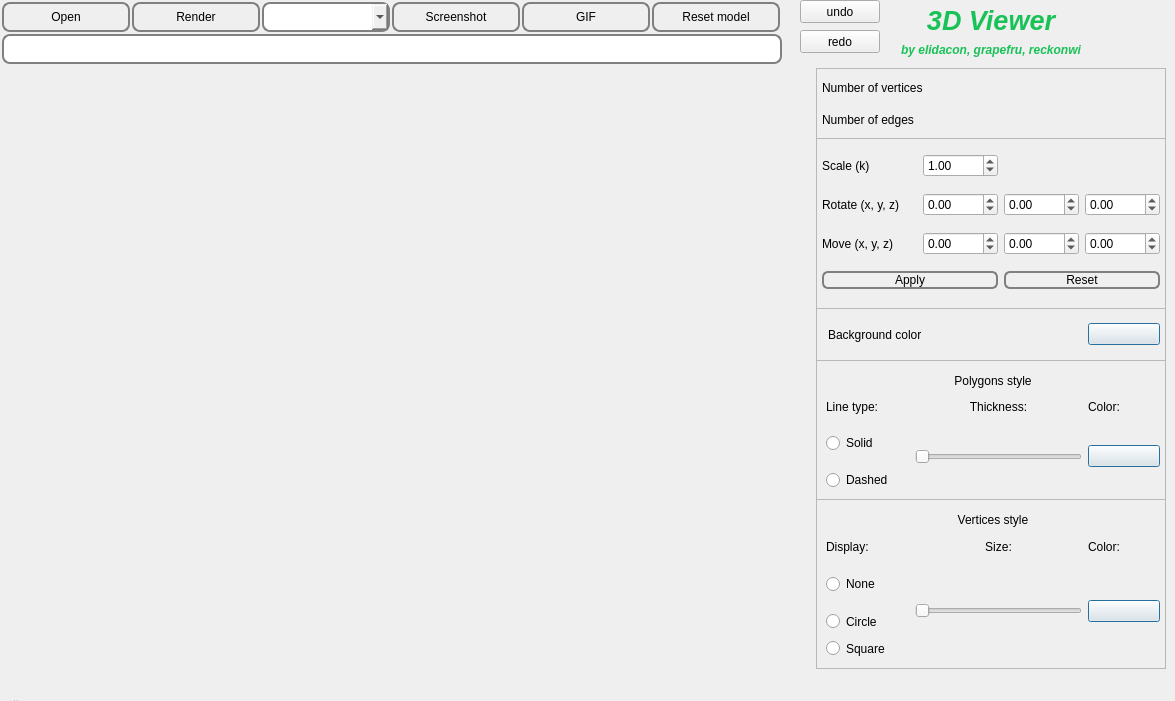
<?xml version="1.0" encoding="UTF-8"?>
<ui version="4.0">
 <class>MainWindow</class>
 <widget class="QMainWindow" name="MainWindow">
  <property name="geometry">
   <rect>
    <x>0</x>
    <y>0</y>
    <width>1175</width>
    <height>701</height>
   </rect>
  </property>
  <property name="minimumSize">
   <size>
    <width>1175</width>
    <height>701</height>
   </size>
  </property>
  <property name="maximumSize">
   <size>
    <width>1175</width>
    <height>701</height>
   </size>
  </property>
  <property name="windowTitle">
   <string>3D_Viewer</string>
  </property>
  <widget class="QWidget" name="centralwidget">
   <widget class="QPushButton" name="openFile">
    <property name="geometry">
     <rect>
      <x>2</x>
      <y>2</y>
      <width>128</width>
      <height>30</height>
     </rect>
    </property>
    <property name="styleSheet">
     <string notr="true">QPushButton {
   border: 2px solid gray;
  border-radius: 8px;
}</string>
    </property>
    <property name="text">
     <string>Open</string>
    </property>
    <property name="default">
     <bool>true</bool>
    </property>
   </widget>
   <widget class="GLWidget" name="openGLWidget" native="true">
    <property name="geometry">
     <rect>
      <x>2</x>
      <y>68</y>
      <width>800</width>
      <height>600</height>
     </rect>
    </property>
    <property name="autoFillBackground">
     <bool>true</bool>
    </property>
   </widget>
   <widget class="QComboBox" name="projectionType">
    <property name="geometry">
     <rect>
      <x>262</x>
      <y>2</y>
      <width>128</width>
      <height>30</height>
     </rect>
    </property>
    <property name="styleSheet">
     <string notr="true">QComboBox{
   border: 2px solid gray;
  border-radius: 8px;
}</string>
    </property>
   </widget>
   <widget class="QPushButton" name="getScreenshot">
    <property name="geometry">
     <rect>
      <x>392</x>
      <y>2</y>
      <width>128</width>
      <height>30</height>
     </rect>
    </property>
    <property name="styleSheet">
     <string notr="true">QPushButton {
   border: 2px solid gray;
  border-radius: 8px;
}</string>
    </property>
    <property name="text">
     <string>Screenshot</string>
    </property>
    <property name="default">
     <bool>true</bool>
    </property>
   </widget>
   <widget class="QPushButton" name="getGIF">
    <property name="geometry">
     <rect>
      <x>522</x>
      <y>2</y>
      <width>128</width>
      <height>30</height>
     </rect>
    </property>
    <property name="styleSheet">
     <string notr="true">QPushButton {
   border: 2px solid gray;
  border-radius: 8px;
}</string>
    </property>
    <property name="text">
     <string>GIF</string>
    </property>
    <property name="default">
     <bool>true</bool>
    </property>
   </widget>
   <widget class="QPushButton" name="reset_model">
    <property name="geometry">
     <rect>
      <x>652</x>
      <y>2</y>
      <width>128</width>
      <height>30</height>
     </rect>
    </property>
    <property name="styleSheet">
     <string notr="true">QPushButton {
   border: 2px solid gray;
  border-radius: 8px;
}</string>
    </property>
    <property name="text">
     <string>Reset model</string>
    </property>
    <property name="default">
     <bool>true</bool>
    </property>
   </widget>
   <widget class="QLineEdit" name="filePath">
    <property name="geometry">
     <rect>
      <x>2</x>
      <y>34</y>
      <width>780</width>
      <height>30</height>
     </rect>
    </property>
    <property name="styleSheet">
     <string notr="true">QLineEdit {
   border: 2px solid gray;
  border-radius: 8px;
}</string>
    </property>
   </widget>
   <widget class="QPushButton" name="renderFile">
    <property name="geometry">
     <rect>
      <x>132</x>
      <y>2</y>
      <width>128</width>
      <height>30</height>
     </rect>
    </property>
    <property name="styleSheet">
     <string notr="true">QPushButton {
   border: 2px solid gray;
  border-radius: 8px;
}</string>
    </property>
    <property name="text">
     <string>Render</string>
    </property>
    <property name="default">
     <bool>true</bool>
    </property>
   </widget>
   <widget class="QFrame" name="frame_2">
    <property name="geometry">
     <rect>
      <x>816</x>
      <y>499</y>
      <width>350</width>
      <height>170</height>
     </rect>
    </property>
    <property name="frameShape">
     <enum>QFrame::StyledPanel</enum>
    </property>
    <property name="frameShadow">
     <enum>QFrame::Raised</enum>
    </property>
    <layout class="QGridLayout" name="gridLayout_4">
     <property name="rightMargin">
      <number>5</number>
     </property>
     <item row="1" column="3">
      <widget class="QLabel" name="labelVerticesColor">
       <property name="text">
        <string>Color:</string>
       </property>
      </widget>
     </item>
     <item row="1" column="0">
      <widget class="QLabel" name="labelVerticesDisplay">
       <property name="text">
        <string>Display:</string>
       </property>
      </widget>
     </item>
     <item row="1" column="1" colspan="2">
      <widget class="QLabel" name="labelVerticesSize">
       <property name="text">
        <string>Size:</string>
       </property>
       <property name="alignment">
        <set>Qt::AlignCenter</set>
       </property>
      </widget>
     </item>
     <item row="5" column="0">
      <widget class="QRadioButton" name="squareVertice">
       <property name="sizePolicy">
        <sizepolicy hsizetype="Minimum" vsizetype="Preferred">
         <horstretch>0</horstretch>
         <verstretch>0</verstretch>
        </sizepolicy>
       </property>
       <property name="text">
        <string>Square</string>
       </property>
      </widget>
     </item>
     <item row="2" column="0" rowspan="2">
      <widget class="QRadioButton" name="noneVertice">
       <property name="sizePolicy">
        <sizepolicy hsizetype="Minimum" vsizetype="Preferred">
         <horstretch>0</horstretch>
         <verstretch>0</verstretch>
        </sizepolicy>
       </property>
       <property name="text">
        <string>None</string>
       </property>
      </widget>
     </item>
     <item row="0" column="0" colspan="4">
      <widget class="QLabel" name="labelVerticesStyle">
       <property name="text">
        <string>Vertices style</string>
       </property>
       <property name="alignment">
        <set>Qt::AlignCenter</set>
       </property>
      </widget>
     </item>
     <item row="4" column="0">
      <widget class="QRadioButton" name="circleVertice">
       <property name="sizePolicy">
        <sizepolicy hsizetype="Minimum" vsizetype="Preferred">
         <horstretch>0</horstretch>
         <verstretch>0</verstretch>
        </sizepolicy>
       </property>
       <property name="text">
        <string>Circle</string>
       </property>
      </widget>
     </item>
     <item row="2" column="3" rowspan="4">
      <widget class="QPushButton" name="setVerticeColor">
       <property name="sizePolicy">
        <sizepolicy hsizetype="Fixed" vsizetype="Fixed">
         <horstretch>0</horstretch>
         <verstretch>0</verstretch>
        </sizepolicy>
       </property>
       <property name="minimumSize">
        <size>
         <width>72</width>
         <height>0</height>
        </size>
       </property>
       <property name="text">
        <string/>
       </property>
       <property name="default">
        <bool>true</bool>
       </property>
      </widget>
     </item>
     <item row="2" column="1" rowspan="4" colspan="2">
      <widget class="QSlider" name="sizeVertice">
       <property name="sizePolicy">
        <sizepolicy hsizetype="Preferred" vsizetype="Expanding">
         <horstretch>0</horstretch>
         <verstretch>0</verstretch>
        </sizepolicy>
       </property>
       <property name="minimumSize">
        <size>
         <width>0</width>
         <height>0</height>
        </size>
       </property>
       <property name="minimum">
        <number>1</number>
       </property>
       <property name="maximum">
        <number>50</number>
       </property>
       <property name="orientation">
        <enum>Qt::Horizontal</enum>
       </property>
      </widget>
     </item>
    </layout>
   </widget>
   <widget class="QFrame" name="frame">
    <property name="geometry">
     <rect>
      <x>816</x>
      <y>360</y>
      <width>350</width>
      <height>140</height>
     </rect>
    </property>
    <property name="frameShape">
     <enum>QFrame::StyledPanel</enum>
    </property>
    <property name="frameShadow">
     <enum>QFrame::Raised</enum>
    </property>
    <layout class="QGridLayout" name="gridLayout_3">
     <property name="rightMargin">
      <number>5</number>
     </property>
     <item row="0" column="0" colspan="4">
      <widget class="QLabel" name="labelPolygonStyle">
       <property name="text">
        <string>Polygons style</string>
       </property>
       <property name="alignment">
        <set>Qt::AlignCenter</set>
       </property>
      </widget>
     </item>
     <item row="1" column="3">
      <widget class="QLabel" name="labelPolygonColor">
       <property name="text">
        <string>Color:</string>
       </property>
      </widget>
     </item>
     <item row="2" column="0" rowspan="2">
      <widget class="QRadioButton" name="solidPolygonType">
       <property name="text">
        <string>Solid</string>
       </property>
      </widget>
     </item>
     <item row="2" column="3" rowspan="3">
      <widget class="QPushButton" name="setPolygonColor">
       <property name="sizePolicy">
        <sizepolicy hsizetype="Fixed" vsizetype="Fixed">
         <horstretch>0</horstretch>
         <verstretch>0</verstretch>
        </sizepolicy>
       </property>
       <property name="minimumSize">
        <size>
         <width>72</width>
         <height>0</height>
        </size>
       </property>
       <property name="text">
        <string/>
       </property>
       <property name="default">
        <bool>true</bool>
       </property>
      </widget>
     </item>
     <item row="1" column="0">
      <widget class="QLabel" name="labelPolygonLineType">
       <property name="text">
        <string>Line type:</string>
       </property>
      </widget>
     </item>
     <item row="1" column="1" colspan="2">
      <widget class="QLabel" name="labelPolygonThickness">
       <property name="text">
        <string>Thickness:</string>
       </property>
       <property name="alignment">
        <set>Qt::AlignCenter</set>
       </property>
      </widget>
     </item>
     <item row="4" column="0">
      <widget class="QRadioButton" name="dashedPolygonType">
       <property name="text">
        <string>Dashed</string>
       </property>
      </widget>
     </item>
     <item row="2" column="1" rowspan="3" colspan="2">
      <widget class="QSlider" name="polygonThickness">
       <property name="sizePolicy">
        <sizepolicy hsizetype="Expanding" vsizetype="Expanding">
         <horstretch>0</horstretch>
         <verstretch>0</verstretch>
        </sizepolicy>
       </property>
       <property name="minimumSize">
        <size>
         <width>151</width>
         <height>0</height>
        </size>
       </property>
       <property name="minimum">
        <number>1</number>
       </property>
       <property name="maximum">
        <number>100</number>
       </property>
       <property name="orientation">
        <enum>Qt::Horizontal</enum>
       </property>
      </widget>
     </item>
    </layout>
   </widget>
   <widget class="QFrame" name="frame_3">
    <property name="geometry">
     <rect>
      <x>816</x>
      <y>308</y>
      <width>350</width>
      <height>53</height>
     </rect>
    </property>
    <property name="sizePolicy">
     <sizepolicy hsizetype="Fixed" vsizetype="Preferred">
      <horstretch>0</horstretch>
      <verstretch>0</verstretch>
     </sizepolicy>
    </property>
    <property name="frameShape">
     <enum>QFrame::StyledPanel</enum>
    </property>
    <property name="frameShadow">
     <enum>QFrame::Raised</enum>
    </property>
    <layout class="QHBoxLayout" name="horizontalLayout">
     <property name="leftMargin">
      <number>11</number>
     </property>
     <property name="topMargin">
      <number>5</number>
     </property>
     <property name="rightMargin">
      <number>5</number>
     </property>
     <property name="bottomMargin">
      <number>5</number>
     </property>
     <item>
      <widget class="QLabel" name="labelBackgroundColor">
       <property name="text">
        <string>Background color</string>
       </property>
      </widget>
     </item>
     <item>
      <widget class="QPushButton" name="setBgColor">
       <property name="sizePolicy">
        <sizepolicy hsizetype="Fixed" vsizetype="Fixed">
         <horstretch>0</horstretch>
         <verstretch>0</verstretch>
        </sizepolicy>
       </property>
       <property name="minimumSize">
        <size>
         <width>72</width>
         <height>0</height>
        </size>
       </property>
       <property name="text">
        <string/>
       </property>
       <property name="default">
        <bool>true</bool>
       </property>
      </widget>
     </item>
    </layout>
   </widget>
   <widget class="QFrame" name="frame_5">
    <property name="geometry">
     <rect>
      <x>816</x>
      <y>68</y>
      <width>350</width>
      <height>71</height>
     </rect>
    </property>
    <property name="frameShape">
     <enum>QFrame::StyledPanel</enum>
    </property>
    <property name="frameShadow">
     <enum>QFrame::Raised</enum>
    </property>
    <layout class="QGridLayout" name="gridLayout_2">
     <property name="leftMargin">
      <number>5</number>
     </property>
     <property name="topMargin">
      <number>5</number>
     </property>
     <property name="rightMargin">
      <number>5</number>
     </property>
     <property name="bottomMargin">
      <number>5</number>
     </property>
     <item row="0" column="0">
      <widget class="QLabel" name="numVerticesText">
       <property name="text">
        <string>Number of vertices</string>
       </property>
      </widget>
     </item>
     <item row="0" column="1">
      <widget class="QLabel" name="numVertices">
       <property name="text">
        <string/>
       </property>
      </widget>
     </item>
     <item row="1" column="0">
      <widget class="QLabel" name="numEdgesText">
       <property name="text">
        <string>Number of edges</string>
       </property>
      </widget>
     </item>
     <item row="1" column="1">
      <widget class="QLabel" name="numEdges">
       <property name="text">
        <string/>
       </property>
      </widget>
     </item>
    </layout>
   </widget>
   <widget class="QFrame" name="frame_4">
    <property name="geometry">
     <rect>
      <x>816</x>
      <y>138</y>
      <width>350</width>
      <height>171</height>
     </rect>
    </property>
    <property name="frameShape">
     <enum>QFrame::StyledPanel</enum>
    </property>
    <property name="frameShadow">
     <enum>QFrame::Raised</enum>
    </property>
    <layout class="QGridLayout" name="gridLayout">
     <property name="leftMargin">
      <number>5</number>
     </property>
     <property name="topMargin">
      <number>5</number>
     </property>
     <property name="rightMargin">
      <number>5</number>
     </property>
     <property name="bottomMargin">
      <number>5</number>
     </property>
     <item row="2" column="0">
      <widget class="QLabel" name="move_text">
       <property name="text">
        <string>Move (x, y, z)</string>
       </property>
      </widget>
     </item>
     <item row="1" column="2">
      <widget class="QDoubleSpinBox" name="rotate_x">
       <property name="sizePolicy">
        <sizepolicy hsizetype="Fixed" vsizetype="Minimum">
         <horstretch>0</horstretch>
         <verstretch>0</verstretch>
        </sizepolicy>
       </property>
       <property name="baseSize">
        <size>
         <width>71</width>
         <height>0</height>
        </size>
       </property>
       <property name="layoutDirection">
        <enum>Qt::LeftToRight</enum>
       </property>
       <property name="minimum">
        <double>-1000.000000000000000</double>
       </property>
       <property name="maximum">
        <double>1000.990000000000009</double>
       </property>
       <property name="value">
        <double>0.000000000000000</double>
       </property>
      </widget>
     </item>
     <item row="2" column="3">
      <widget class="QDoubleSpinBox" name="move_on_y">
       <property name="sizePolicy">
        <sizepolicy hsizetype="Fixed" vsizetype="Fixed">
         <horstretch>0</horstretch>
         <verstretch>0</verstretch>
        </sizepolicy>
       </property>
       <property name="baseSize">
        <size>
         <width>71</width>
         <height>0</height>
        </size>
       </property>
       <property name="layoutDirection">
        <enum>Qt::LeftToRight</enum>
       </property>
       <property name="minimum">
        <double>-1000.000000000000000</double>
       </property>
       <property name="maximum">
        <double>1000.000000000000000</double>
       </property>
       <property name="value">
        <double>0.000000000000000</double>
       </property>
      </widget>
     </item>
     <item row="1" column="3">
      <widget class="QDoubleSpinBox" name="rotate_y">
       <property name="sizePolicy">
        <sizepolicy hsizetype="Fixed" vsizetype="Fixed">
         <horstretch>0</horstretch>
         <verstretch>0</verstretch>
        </sizepolicy>
       </property>
       <property name="baseSize">
        <size>
         <width>71</width>
         <height>0</height>
        </size>
       </property>
       <property name="layoutDirection">
        <enum>Qt::LeftToRight</enum>
       </property>
       <property name="minimum">
        <double>-1000.000000000000000</double>
       </property>
       <property name="maximum">
        <double>1000.990000000000009</double>
       </property>
       <property name="value">
        <double>0.000000000000000</double>
       </property>
      </widget>
     </item>
     <item row="1" column="0" colspan="2">
      <widget class="QLabel" name="rotate_text">
       <property name="text">
        <string>Rotate (x, y, z)</string>
       </property>
      </widget>
     </item>
     <item row="2" column="2">
      <widget class="QDoubleSpinBox" name="move_on_x">
       <property name="sizePolicy">
        <sizepolicy hsizetype="Fixed" vsizetype="Fixed">
         <horstretch>0</horstretch>
         <verstretch>0</verstretch>
        </sizepolicy>
       </property>
       <property name="baseSize">
        <size>
         <width>71</width>
         <height>0</height>
        </size>
       </property>
       <property name="layoutDirection">
        <enum>Qt::LeftToRight</enum>
       </property>
       <property name="minimum">
        <double>-1000.000000000000000</double>
       </property>
       <property name="maximum">
        <double>1000.000000000000000</double>
       </property>
       <property name="value">
        <double>0.000000000000000</double>
       </property>
      </widget>
     </item>
     <item row="0" column="0" colspan="2">
      <widget class="QLabel" name="scale_text">
       <property name="text">
        <string>Scale (k)</string>
       </property>
      </widget>
     </item>
     <item row="0" column="2">
      <widget class="QDoubleSpinBox" name="scale_on_k">
       <property name="minimum">
        <double>-1000.000000000000000</double>
       </property>
       <property name="maximum">
        <double>1000.000000000000000</double>
       </property>
       <property name="value">
        <double>1.000000000000000</double>
       </property>
      </widget>
     </item>
     <item row="1" column="4">
      <widget class="QDoubleSpinBox" name="rotate_z">
       <property name="sizePolicy">
        <sizepolicy hsizetype="Fixed" vsizetype="Fixed">
         <horstretch>0</horstretch>
         <verstretch>0</verstretch>
        </sizepolicy>
       </property>
       <property name="baseSize">
        <size>
         <width>71</width>
         <height>0</height>
        </size>
       </property>
       <property name="layoutDirection">
        <enum>Qt::LeftToRight</enum>
       </property>
       <property name="minimum">
        <double>-1000.000000000000000</double>
       </property>
       <property name="maximum">
        <double>1000.990000000000009</double>
       </property>
       <property name="value">
        <double>0.000000000000000</double>
       </property>
      </widget>
     </item>
     <item row="2" column="4">
      <widget class="QDoubleSpinBox" name="move_on_z">
       <property name="sizePolicy">
        <sizepolicy hsizetype="Fixed" vsizetype="Fixed">
         <horstretch>0</horstretch>
         <verstretch>0</verstretch>
        </sizepolicy>
       </property>
       <property name="baseSize">
        <size>
         <width>71</width>
         <height>0</height>
        </size>
       </property>
       <property name="layoutDirection">
        <enum>Qt::LeftToRight</enum>
       </property>
       <property name="minimum">
        <double>-1000.000000000000000</double>
       </property>
       <property name="maximum">
        <double>1000.000000000000000</double>
       </property>
       <property name="singleStep">
        <double>1.000000000000000</double>
       </property>
       <property name="value">
        <double>0.000000000000000</double>
       </property>
      </widget>
     </item>
     <item row="3" column="3" colspan="2">
      <widget class="QPushButton" name="reset_params">
       <property name="styleSheet">
        <string notr="true">QPushButton {
   border: 2px solid gray;
  border-radius: 6px;
}</string>
       </property>
       <property name="text">
        <string>Reset</string>
       </property>
       <property name="default">
        <bool>true</bool>
       </property>
      </widget>
     </item>
     <item row="3" column="0" colspan="3">
      <widget class="QPushButton" name="apply_params">
       <property name="styleSheet">
        <string notr="true">QPushButton {
   border: 2px solid gray;
  border-radius: 6px;
}</string>
       </property>
       <property name="text">
        <string>Apply</string>
       </property>
       <property name="default">
        <bool>true</bool>
       </property>
      </widget>
     </item>
    </layout>
   </widget>
   <widget class="QLabel" name="labelProgName">
    <property name="geometry">
     <rect>
      <x>816</x>
      <y>0</y>
      <width>350</width>
      <height>41</height>
     </rect>
    </property>
    <property name="font">
     <font>
      <pointsize>20</pointsize>
      <weight>75</weight>
      <italic>true</italic>
      <bold>true</bold>
      <underline>false</underline>
     </font>
    </property>
    <property name="styleSheet">
     <string notr="true">color: #19c257</string>
    </property>
    <property name="text">
     <string>3D Viewer</string>
    </property>
    <property name="alignment">
     <set>Qt::AlignCenter</set>
    </property>
   </widget>
   <widget class="QLabel" name="labelAuthors">
    <property name="geometry">
     <rect>
      <x>816</x>
      <y>40</y>
      <width>350</width>
      <height>20</height>
     </rect>
    </property>
    <property name="font">
     <font>
      <weight>75</weight>
      <italic>true</italic>
      <bold>true</bold>
     </font>
    </property>
    <property name="styleSheet">
     <string notr="true">color: #19c257</string>
    </property>
    <property name="text">
     <string>by elidacon, grapefru, reckonwi</string>
    </property>
    <property name="alignment">
     <set>Qt::AlignCenter</set>
    </property>
   </widget>
   <widget class="QPushButton" name="undo_button">
    <property name="geometry">
     <rect>
      <x>800</x>
      <y>0</y>
      <width>80</width>
      <height>23</height>
     </rect>
    </property>
    <property name="text">
     <string>undo</string>
    </property>
   </widget>
   <widget class="QPushButton" name="redo_button">
    <property name="geometry">
     <rect>
      <x>800</x>
      <y>30</y>
      <width>80</width>
      <height>23</height>
     </rect>
    </property>
    <property name="text">
     <string>redo</string>
    </property>
   </widget>
   <zorder>frame_5</zorder>
   <zorder>openFile</zorder>
   <zorder>openGLWidget</zorder>
   <zorder>projectionType</zorder>
   <zorder>getScreenshot</zorder>
   <zorder>getGIF</zorder>
   <zorder>reset_model</zorder>
   <zorder>filePath</zorder>
   <zorder>renderFile</zorder>
   <zorder>frame_2</zorder>
   <zorder>frame</zorder>
   <zorder>frame_3</zorder>
   <zorder>frame_4</zorder>
   <zorder>labelProgName</zorder>
   <zorder>labelAuthors</zorder>
   <zorder>undo_button</zorder>
   <zorder>redo_button</zorder>
  </widget>
  <widget class="QMenuBar" name="menubar">
   <property name="geometry">
    <rect>
     <x>0</x>
     <y>0</y>
     <width>1175</width>
     <height>20</height>
    </rect>
   </property>
  </widget>
  <widget class="QStatusBar" name="statusbar">
   <property name="sizePolicy">
    <sizepolicy hsizetype="Fixed" vsizetype="Fixed">
     <horstretch>0</horstretch>
     <verstretch>0</verstretch>
    </sizepolicy>
   </property>
   <property name="minimumSize">
    <size>
     <width>0</width>
     <height>1</height>
    </size>
   </property>
   <property name="baseSize">
    <size>
     <width>0</width>
     <height>1</height>
    </size>
   </property>
  </widget>
 </widget>
 <customwidgets>
  <customwidget>
   <class>GLWidget</class>
   <extends>QWidget</extends>
   <header>s21_glwidget.h</header>
   <container>1</container>
  </customwidget>
 </customwidgets>
 <tabstops>
  <tabstop>filePath</tabstop>
  <tabstop>openFile</tabstop>
  <tabstop>renderFile</tabstop>
  <tabstop>projectionType</tabstop>
  <tabstop>getScreenshot</tabstop>
  <tabstop>getGIF</tabstop>
  <tabstop>reset_model</tabstop>
  <tabstop>scale_on_k</tabstop>
  <tabstop>rotate_x</tabstop>
  <tabstop>rotate_y</tabstop>
  <tabstop>rotate_z</tabstop>
  <tabstop>move_on_x</tabstop>
  <tabstop>move_on_y</tabstop>
  <tabstop>move_on_z</tabstop>
  <tabstop>apply_params</tabstop>
  <tabstop>reset_params</tabstop>
  <tabstop>setBgColor</tabstop>
  <tabstop>solidPolygonType</tabstop>
  <tabstop>dashedPolygonType</tabstop>
  <tabstop>polygonThickness</tabstop>
  <tabstop>setPolygonColor</tabstop>
  <tabstop>noneVertice</tabstop>
  <tabstop>circleVertice</tabstop>
  <tabstop>squareVertice</tabstop>
  <tabstop>sizeVertice</tabstop>
  <tabstop>setVerticeColor</tabstop>
 </tabstops>
 <resources/>
 <connections/>
</ui>
